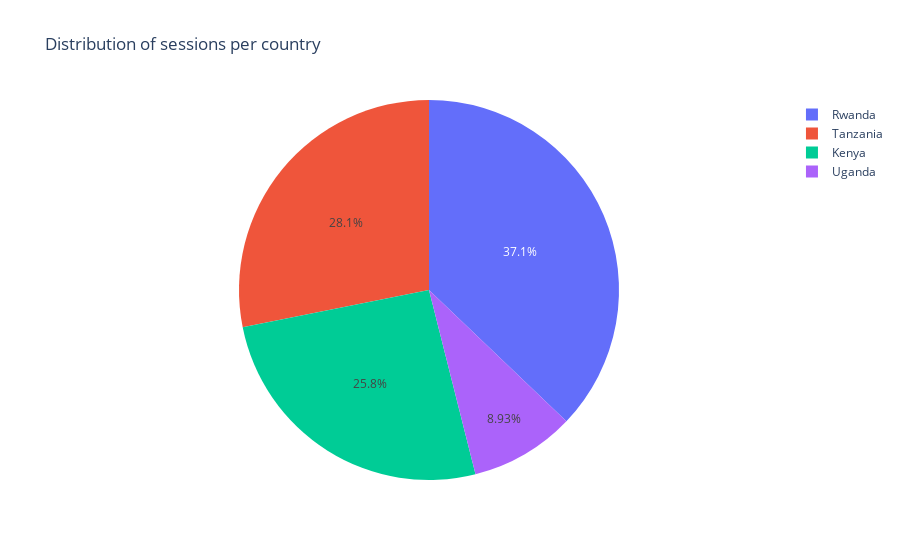

The notebook cell this image was saved under:
### Code cell
plot_sessions_per_group(df,'country', viz_type='pie')

### Figure 1 — Plotly figure (JSON) as saved in the notebook; plotly's stock layout.template omitted (floating-point values rounded to 4 significant figures)
{"data": [{"domain": {"x": [0, 1], "y": [0, 1]}, "hovertemplate": "country=%{label}<br>sessions=%{value}<extra></extra>", "labels": ["Uganda", "Kenya", "Tanzania", "Rwanda"], "legendgroup": "", "name": "", "showlegend": true, "type": "pie", "values": [2101, 6068, 6620, 8735]}], "layout": {"legend": {"tracegroupgap": 0}, "title": {"text": "Distribution of sessions per country"}}}
